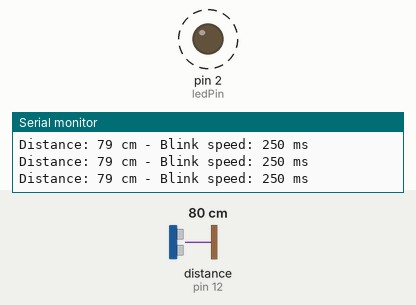
This sketch was run on a simulated Arduino Uno, built with avr-gcc and run on an emulated ATmega328P. Shown: output pins drawn as LEDs (lit = HIGH), the last lines printed to the serial monitor. Wiring (inferred from the names in the program): ultrasonic range finder: trigger pin 13; echo pin 12. Dashed ring = blinking. Inputs (shaded band) come from the test bench; at power-on: distance to the obstacle (sensor on pin 12) 80 cm. The echo pulse lasts 58.3 µs per cm; pins used as bus, display or sensor lines are not drawn.

Above: at 1.3 s.
1.4 s: distance to the obstacle (sensor on pin 12) set to 4 cm
At 2.2 s:
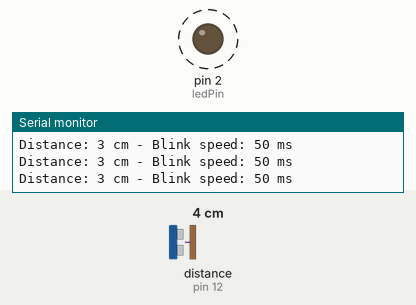
4.4 s: distance to the obstacle (sensor on pin 12) set to 60 cm
7.4 s: distance to the obstacle (sensor on pin 12) set to 197 cm
8.9 s: distance to the obstacle (sensor on pin 12) set to 204 cm
At 9.5 s:
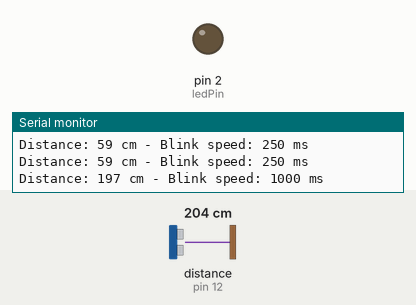
11.4 s: distance to the obstacle (sensor on pin 12) set to 9 cm
At 12.5 s:
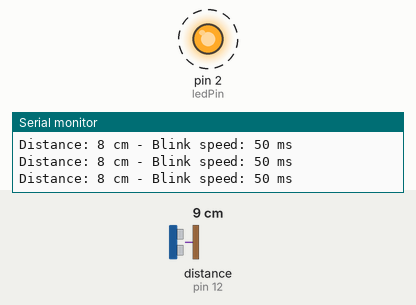
Timing chart, 0 to 15.4 s (numbered marks = the images above; inputs shaded):
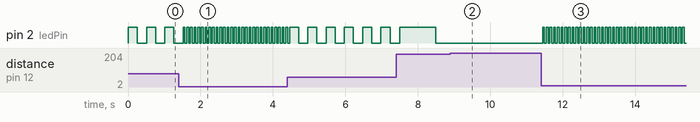

Measured:
- the behaviour switches between 200 and 201 cm on distance to the obstacle (sensor on pin 12) (found by bisection; images 1 and 2)
- after the input at 1.4 s, pin 2 (ledPin): alternates HIGH for 0.05 s and LOW for 0.05 s, starting after 0.17 s
- after the input at 8.9 s, pin 2 (ledPin): stays LOW (without the input it goes to HIGH after 0.61 s)
- after the input at 11.4 s, pin 2 (ledPin): alternates HIGH for 0.05 s and LOW for 0.05 s, starting at once
- by itself, pin 2 (ledPin): alternates HIGH for 0.25 s and LOW for 0.26 s

The sketch:

task1.ino
```cpp
#define trigPin 13
#define echoPin 12
#define ledPin 2

void setup() {
  pinMode(trigPin, OUTPUT);
  pinMode(echoPin, INPUT);
  pinMode(ledPin, OUTPUT);
  Serial.begin(9600);
}

void loop() {
  long duration, distance;
  int blinkDelay = 0;

  digitalWrite(trigPin, LOW);
  delayMicroseconds(2);
  digitalWrite(trigPin, HIGH);
  delayMicroseconds(10);
  digitalWrite(trigPin, LOW);

  duration = pulseIn(echoPin, HIGH);

  distance = (duration / 2) / 29.1;

  if (distance > 200 || distance <= 0) {
    blinkDelay = -1;
  } else if (distance > 150) {
    blinkDelay = 1000;
  } else if (distance > 100) {
    blinkDelay = 500;
  } else if (distance > 50) {
    blinkDelay = 250;
  } else if (distance > 20) {
    blinkDelay = 100;
  } else {
    blinkDelay = 50;
  }

  Serial.print("Distance: ");
  Serial.print(distance);
  Serial.print(" cm - ");
  if (blinkDelay == -1) {
    Serial.println("Out of range, light off.");
    digitalWrite(ledPin, LOW);
  } else {
    Serial.print("Blink speed: ");
    Serial.print(blinkDelay);
    Serial.println(" ms");
    digitalWrite(ledPin, HIGH);
    delay(blinkDelay);
    digitalWrite(ledPin, LOW);
    delay(blinkDelay);
  }
}
```
